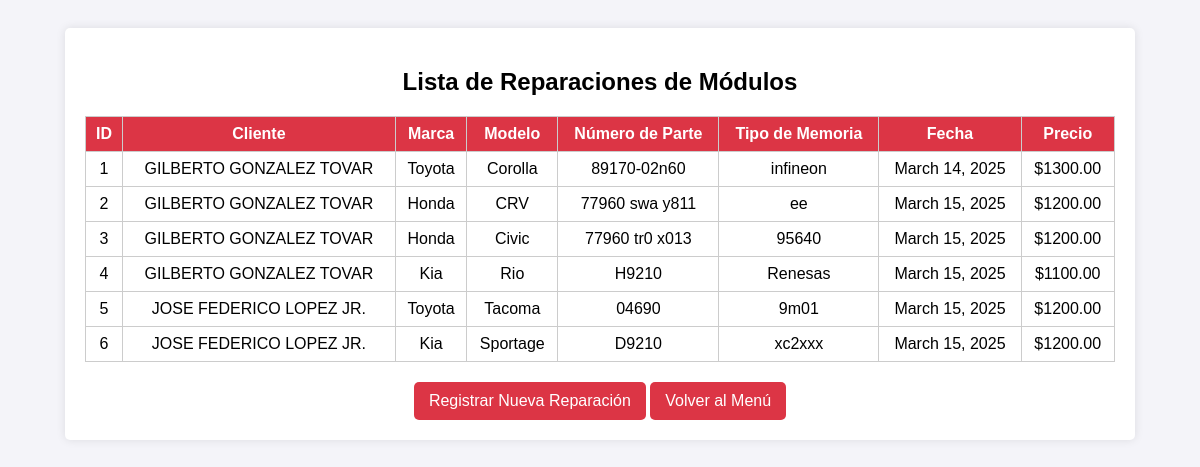
The app's page /crm/reparaciones/ with its own data.
### crm/models.py (models this page shows, shortened)
class ModuloReparacion(models.Model):
    cliente = models.ForeignKey(Cliente, on_delete=models.CASCADE)  # Relación con Cliente
    marca = models.CharField(max_length=50)
    modelo = models.CharField(max_length=50)
    numero_parte = models.CharField(max_length=50, unique=True)
    tipo_microprocesador = models.CharField(max_length=50)
    fecha_reparacion = models.DateField(default=date.today)  # ya esta definido en servicio
    precio_reparacion = models.DecimalField(max_digits=10, decimal_places=2)

class Cliente(models.Model):
    nombre = models.CharField(max_length=100)
    apellido = models.CharField(max_length=100)
    telefono = models.CharField(
        max_length=12,
        validators=[RegexValidator(r'^\d{3}-\d{3}-\d{4}$', message="Formato de teléfono inválido (XXX-XXX-XXXX).")]
    )
    email = models.EmailField(blank = True, null = True)
    def __str__(self):
        return f"{self.nombre} {self.apellido}"

### crm/views.py (the view)
# urls.py: path('reparaciones/', views.listar_reparaciones, name='listar_reparaciones'),
def listar_reparaciones(request):
    reparaciones = ModuloReparacion.objects.all()
    return render(request, 'crm/listar_reparaciones.html', {'reparaciones': reparaciones})

### crm/templates/crm/listar_reparaciones.html (shortened to what this page needs)
<!DOCTYPE html>
<html lang="es">
<head>
</head>
<body>
    <div class="container">
        <h2>Lista de Reparaciones de Módulos</h2>
        <table>
            <tr>
                <th>ID</th>
                <th>Cliente</th>
                <th>Marca</th>
                <th>Modelo</th>
                <th>Número de Parte</th>
                <th>Tipo de Memoria</th>
                <th>Fecha</th>
                <th>Precio</th>
            </tr>
            {% for reparacion in reparaciones %}
            <tr>
                <td>{{ reparacion.id }}</td>
                <td>{{ reparacion.cliente }}</td>
                <td>{{ reparacion.marca }}</td>
                <td>{{ reparacion.modelo }}</td>
                <td>{{ reparacion.numero_parte }}</td>
                <td>{{ reparacion.tipo_microprocesador }}</td>
                <td>{{ reparacion.fecha_reparacion }}</td>
                <td>${{ reparacion.precio_reparacion }}</td>
            </tr>
            {% endfor %}
        </table>
        <a href="{% url 'registrar_reparacion' %}">Registrar Nueva Reparación</a>
        <a href="{% url 'menu_principal' %}">Volver al Menú</a>
    </div>
</body>
</html>

### crm/templates/crm/listar_reparaciones.html (style rules this page uses)
body { font-family: Arial, sans-serif; background-color: #f4f4f9; padding: 20px; text-align: center; }
.container { background: #fff; padding: 20px; border-radius: 5px; box-shadow: 0 0 10px rgba(0, 0, 0, 0.1); width: 90%; margin: auto; }
table { width: 100%; border-collapse: collapse; margin-top: 20px; }
th, td { border: 1px solid #ccc; padding: 8px; text-align: center; }
th { background-color: #dc3545; color: white; }
a, button { display: inline-block; margin-top: 20px; padding: 10px 15px; background-color: #dc3545; color: white; text-decoration: none; border-radius: 5px; }

### records on screen
ModuloReparacion: id "1", cliente "GILBERTO GONZALEZ TOVAR", marca "Toyota", modelo "Corolla", numero_parte "89170-02n60", tipo_microprocesador "infineon", fecha_reparacion "March 14, 2025", precio_reparacion "1300.00"
ModuloReparacion: id "2", cliente "GILBERTO GONZALEZ TOVAR", marca "Honda", modelo "CRV", numero_parte "77960 swa y811", tipo_microprocesador "ee", fecha_reparacion "March 15, 2025", precio_reparacion "1200.00"
ModuloReparacion: id "3", cliente "GILBERTO GONZALEZ TOVAR", marca "Honda", modelo "Civic", numero_parte "77960 tr0 x013", tipo_microprocesador "95640", fecha_reparacion "March 15, 2025", precio_reparacion "1200.00"
ModuloReparacion: id "4", cliente "GILBERTO GONZALEZ TOVAR", marca "Kia", modelo "Rio", numero_parte "H9210", tipo_microprocesador "Renesas", fecha_reparacion "March 15, 2025", precio_reparacion "1100.00"
ModuloReparacion: id "5", cliente "JOSE FEDERICO LOPEZ JR.", marca "Toyota", modelo "Tacoma", numero_parte "04690", tipo_microprocesador "9m01", fecha_reparacion "March 15, 2025", precio_reparacion "1200.00"
ModuloReparacion: id "6", cliente "JOSE FEDERICO LOPEZ JR.", marca "Kia", modelo "Sportage", numero_parte "D9210", tipo_microprocesador "xc2xxx", fecha_reparacion "March 15, 2025", precio_reparacion "1200.00"
